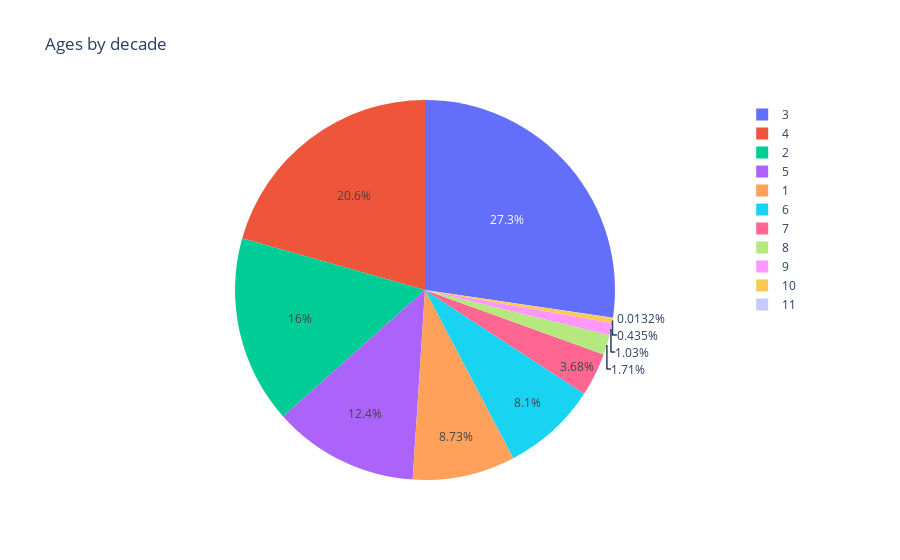

This figure's notebook cell:
### Markdown cell above
Grouping ages by decade

### Code cell
df_grouped_by_decade=df[['decade', 'real_age']].groupby('decade').count().reset_index()
fig = px.pie(df_grouped_by_decade, values='real_age', names='decade', title='Ages by decade')
fig.show()

### Figure 1 — Plotly figure (JSON) as saved in the notebook; plotly's stock layout.template omitted (floating-point values rounded to 4 significant figures)
{"data": [{"domain": {"x": [0, 1], "y": [0, 1]}, "hovertemplate": "decade=%{label}<br>real_age=%{value}<extra></extra>", "labels": [1, 2, 3, 4, 5, 6, 7, 8, 9, 10, 11], "legendgroup": "", "name": "", "showlegend": true, "type": "pie", "values": [663, 1213, 2075, 1564, 940, 615, 279, 130, 78, 33, 1]}], "layout": {"legend": {"tracegroupgap": 0}, "title": {"text": "Ages by decade"}}}
